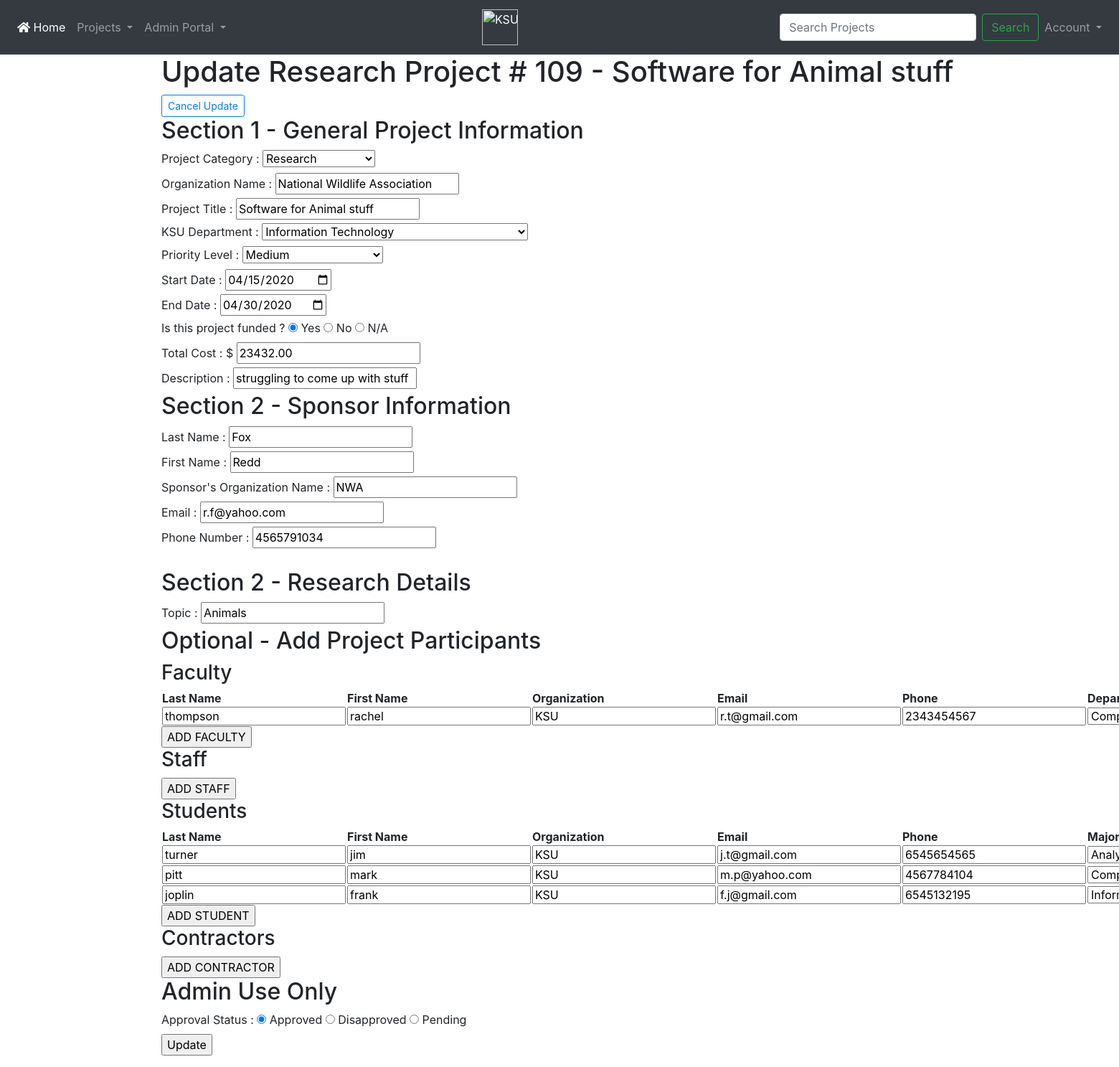
The page /update_project.php?project_id=109 (signed in) on the database its author committed.
### tables this page shows
CREATE TABLE `project` (
  `project_id` bigint(20) UNSIGNED NOT NULL,
  `project_category` varchar(45) NOT NULL,
  `organization_name` varchar(100) NOT NULL,
  `project_title` varchar(100) NOT NULL,
  `ksu_department` varchar(45) NOT NULL,
  `priority_level` varchar(10) NOT NULL,
  `start_date` date NOT NULL,
  `end_date` date NOT NULL,
  `funded` enum('Yes','No','N/A') NOT NULL,
  `total_cost` decimal(10,2) NOT NULL,
  `description` varchar(600) NOT NULL,
  `approval` enum('Approved','Disapproved','Pending') NOT NULL
);

CREATE TABLE `project_participant` (
  `participant_id` bigint(20) UNSIGNED NOT NULL,
  `participant_category` varchar(45) NOT NULL,
  `last_name` varchar(45) NOT NULL,
  `first_name` varchar(45) NOT NULL,
  `participant_org` varchar(100) NOT NULL,
  `email` varchar(320) NOT NULL,
  `phone` varchar(20) NOT NULL,
  `project_id` bigint(20) UNSIGNED NOT NULL
);

CREATE TABLE `faculty_and_staff` (
  `participant_id` bigint(20) UNSIGNED NOT NULL,
  `department` varchar(45) NOT NULL,
  `title` varchar(45) NOT NULL
);

CREATE TABLE `student` (
  `participant_id` bigint(20) UNSIGNED NOT NULL,
  `major` varchar(45) NOT NULL,
  `degree_level` varchar(45) NOT NULL
);

### update_project.php (the view, shortened to what this page needs)
<?php
require 'pmo_functions.php';
if (isset($_GET['project_id'])) {
    $conn = pdo_connect_mysql();
    $stmt = $conn->prepare('SELECT * FROM project
                            WHERE project_id = ?');
    $stmt->execute([$_GET['project_id']]);
    $project = $stmt->fetch(PDO::FETCH_ASSOC);
    $stmt = $conn->prepare('SELECT * FROM project_participant
                            WHERE project_id = ?');
    $stmt->execute([$_GET['project_id']]);
    while($result = $stmt->fetch(PDO::FETCH_ASSOC)) {
      $other_participants[$result['participant_category']][] = $result;
    }
    $sponsor = $other_participants['Sponsor'][0];
    $project = array_merge($project, $sponsor);
    switch ($project['project_category']) {
      case "Research" :
        $stmt = $conn->prepare('SELECT * FROM research_project
                                  WHERE project_id = ?');
        $stmt->execute([$_GET['project_id']]);
        $research = $stmt->fetch(PDO::FETCH_ASSOC);
        $project = array_merge($project,$research);
        break;
    }
} else {
    die ('No ID specified!');
}
?>
<?=template_header('Update Project')?>
<body onload="checkProjectCategory(); addHeader('faculty_table', 'f_row0'); addHeader('staff_table', 'sta_row0'); addHeader('student_table', 'stu_row0'); addHeader('contractor_table', 'c_row0');">
<div class="container">
	<h1>Update <?=$project['project_category']?> Project # <?=$project['project_id']?> - <?=$project['project_title']?></h1>
  <a class="btn btn-outline-primary btn-sm" href="get_project.php" role="button">Cancel Update</a>
    <form action="update_project.php?project_id=<?=$project['project_id']?>" method="post" autocomplete="off">
        <h2>Section 1 - General Project Information</h2>
        <label for="project_category">Project Category :</label>
        <select onchange="checkProjectCategory();" id="project_category" name="project_category" required>
        <option <?php if($project['project_category']=="Research"){echo "selected";}?>>Research</option>
        </select>
        <br />
        <label for="organization_name">Organization Name :</label>
        <input type="text"  name="organization_name" placeholder="ex./ Kennesaw State University" value="<?=$project['organization_name']?> "id="organization_name" required>
        <br />
        <label for="project_title">Project Title :</label>
        <input type="text" name="project_title" placeholder="ex./ PMO Capstone" value="<?=$project['project_title']?>" id="project_title" required>
        <br />
        <label for="ksu_department">KSU Department :</label>
        <select id="ksu_department" name="ksu_department" required>
        <option <?php if($project['ksu_department']=="Information Technology"){echo "selected";}?>>Information Technology</option>
        </select>
        <br />
        <label for="priority_level">Priority Level :</label>
        <select id="priority_level" name="priority_level" required>
        <option <?php if($project['priority_level']=="Medium"){echo "selected";}?>>Medium</option>
        </select>
        <br />
        <label for="start_date">Start Date :</label>
        <input type="date" name="start_date" placeholder="Format: YYYY-MM-DD" value="<?=$project['start_date']?>" id="start_date" required>
        <br />
        <label for="end_date">End Date :</label>
        <input type="date" name="end_date" placeholder="Format: YYYY-MM-DD" value="<?=$project['end_date']?>" id="end_date" required>
        <br />
        <label for="funded">Is this project funded ?</label>
        <input id="yes" type="radio" name="funded" value="Yes" <?php if ($project['funded']=='Yes') echo 'checked="checked"'; ?> /> Yes
        <input id="no" type="radio" name="funded" value="No" <?php if ($project['funded']=='No') echo 'checked="checked"'; ?> /> No
        <input id="n/a" type="radio" name="funded" value="N/A" <?php if ($project['funded']== 'N/A') echo 'checked="checked"'; ?> /> N/A
        <br />
        <label for="total_cost">Total Cost : $</label>
        <input type="text" name="total_cost" placeholder="Format: 0.00" value="<?=$project['total_cost']?>" id="total_cost" required>
        <br />
        <label for="description">Description :</label>
        <input type="text" name="description" maxlength="600" placeholder="Type up to 600 characters." value="<?=$project['description']?>" id="description" required>
        <br />
        <h2>Section 2 - Sponsor Information</h2>
        <label for="last_name">Last Name :</label>
        <input type="text" id="last_name" name="last_name" value="<?=$project['last_name']?>" required>
        <br />
        <label for="first_name">First Name :</label>
        <input type="text" id="first_name" name="first_name" value="<?=$project['first_name']?>" required>
        <br />
        <label for="participant_org">Sponsor's Organization Name :</label>
        <input type="text" id="participant_org" name="participant_org" value="<?=$project['participant_org']?>" required>
        <br />
        <label for="email">Email :</label>
        <input type="email" id="email" name="email" value="<?=$project['email']?>" required>
        <br />
        <label for="phone">Phone Number :</label>
        <input type="text" id="phone" name="phone" value="<?=$project['phone']?>" required>
        <br />
        <br>
        <div id="research_fields" name="research_fields" style="display: none">
        <h2>Section 2 - Research Details</h2>
        <label for="topic">Topic :</label>
        <input type="text" name="topic" class="research_fields" value="<?=$project['topic'] ?? ''?>" id="topic" required disabled>
        <br />
        </div>
        <h2>Optional - Add Project Participants</h2>
        <h3>Faculty</h3>
        <table id="faculty_table" align=center>
          <tr id="f_row0" style="display: none;"><th>Last Name</th><th>First Name</th><th>Organization</th><th>Email</th>
                          <th>Phone</th><th>Department</th><th>Title</th></tr>
          <?php
            $departments = ['Analytics and Data Science','Computer Science','Information Technology',
                            'Software Engineering and Game Development'];
            $i = 1;
            if(isset($other_participants['Faculty'])) {
              foreach($other_participants['Faculty'] as $faculty) {
                $stmt = $conn->prepare('SELECT * FROM faculty_and_staff
                                        WHERE participant_id = ?');
                $stmt->execute([$faculty['participant_id']]);
                $faculty_and_staff = $stmt->fetch(PDO::FETCH_ASSOC);
                $htmlFaculty = '<tr id="f_row'.$i.'"><input type="hidden" name="f_participantid[]" value="'.$faculty['participant_id'].'">
                <td><input type="text" name="f_lname[]" placeholder="Last Name" value="'.$faculty['last_name'].'" required></td>
                <td><input type="text" name="f_fname[]" placeholder="First Name" value="'.$faculty['first_name'].'" required></td>
                <td><input type="text" name="f_org[]" placeholder="Organization" value="'.$faculty['participant_org'].'" required></td>
                <td><input type="email" name="f_email[]" placeholder="Email" value="'.$faculty['email'].'" required></td>
                <td><input type="text" name="f_phone[]" placeholder="Phone"  value="'.$faculty['phone'].'">';
                $htmlFaculty .= '<td><select name="f_dept[]" required>';
                foreach($departments as $department) {
                  if ($department == $faculty_and_staff['department']) {
                      $htmlFaculty .= '<option value="'.$department.'" selected>'.$department.'</option>';
                  } else {
                      $htmlFaculty .= '<option value="'.$department.'">'.$department.'</option>';
                  }
                }
                $htmlFaculty .= '</select></td>';
                $htmlFaculty .= '<td><input type="text" name="f_title[]" placeholder="Title" value="'.$faculty_and_staff['title'].'"></td>
                <td><input type="button" value="DELETE" onclick=delete_row("f_row'.$i.'") /></td></tr>';
                print($htmlFaculty);
                $i++;
              }
            }
          ?>
        </table>
        <input type="button" onclick="add_f_row(); addHeader('faculty_table', 'f_row0')" value="ADD FACULTY">
        <h3>Staff</h3>
        <input type="button" onclick="add_sta_row(); addHeader('staff_table', 'sta_row0')" value="ADD STAFF">
        <h3>Students</h3>
        <table id="student_table" align=center>
          <tr id="stu_row0" style="display: none;"><th>Last Name</th><th>First Name</th><th>Organization</th><th>Email</th>
                          <th>Phone</th><th>Major</th><th>Degree Level</th></tr>
            <?php
              $majors = ['Applied Computer Science','Computer Game Design and Development', 'Computer Science',
              'Information Technology (BAS)','Information Technology (BS)','Software Engineering','Analytics and Data Science'];
              $degreeLevels = ['Bachelor of Science','Master of Science','Doctor of Philosophy'];
              $i = 1;
              if(isset($other_participants['Student'])) {
                foreach($other_participants['Student'] as $student) {
                  $stmt = $conn->prepare('SELECT * FROM student
                                          WHERE participant_id = ?');
                  $stmt->execute([$student['participant_id']]);
                  $major_degree = $stmt->fetch(PDO::FETCH_ASSOC);
                  $htmlStudents = '<tr id="stu_row'.$i.'"><input type="hidden" name="stu_participantid[]" value="'.$student['participant_id'].'">
                  <td><input type="text" name="stu_lname[]" placeholder="Last Name" value="'.$student['last_name'].'" required></td>
                  <td><input type="text" name="stu_fname[]" placeholder="First Name" value="'.$student['first_name'].'" required></td>
                  <td><input type="text" name="stu_org[]" placeholder="Organization" value="'.$student['participant_org'].'" required></td>
                  <td><input type="email" name="stu_email[]" placeholder="Email" value="'.$student['email'].'" required></td>
                  <td><input type="text" name="stu_phone[]" placeholder="Phone" value="'.$student['phone'].'">';
                  $htmlStudents .= '<td><select name="major[]" required>';
                  foreach($majors as $maj) {
                    if ($maj == $major_degree['major']) {
                        $htmlStudents .= '<option value="'.$maj.'" selected>'.$maj.'</option>';
                    } else {
                        $htmlStudents .= '<option value="'.$maj.'">'.$maj.'</option>';
                    }
                  }
                  $htmlStudents.= '</select></td>';
                  $htmlStudents .= '<td><select name="stu_lvl[]" required>';
                  foreach($degreeLevels as $lvl) {
                    if ($lvl == $major_degree['degree_level']) {
                        $htmlStudents .= '<option value="'.$lvl.'" selected>'.$lvl.'</option>';
                    } else {
                        $htmlStudents .= '<option value="'.$lvl.'">'.$lvl.'</option>';
                    }
                  }
                  $htmlStudents.= '</select></td>';
                  $htmlStudents .= '<td><input type="button" value="DELETE" onclick=delete_row("stu_row'.$i.'")></td></tr>';
                  print($htmlStudents);
                  $i++;
                }
              }
            ?>
        </table>
        <input type="button" onclick="add_stu_row(); addHeader('student_table', 'stu_row0')" value="ADD STUDENT">
        <h3>Contractors</h3>
        <input type="button" onclick="add_c_row(); addHeader('contractor_table', 'c_row0')" value="ADD CONTRACTOR">
        <h2>Admin Use Only</h2>
        <label for="approval">Approval Status :</label>
        <input id="approved" type="radio" name="approval" value="Approved" <?php if ($project['approval']=='Approved') echo 'checked="checked"'; ?> /> Approved
        <input id="disapproved" type="radio" name="approval" value="Disapproved" <?php if ($project['approval']=='Disapproved') echo 'checked="checked"'; ?> /> Disapproved
        <input id="pending" type="radio" name="approval" value="Pending" <?php if ($project['approval']=='Pending') echo 'checked="checked"'; ?> /> Pending
        <br />
        <input type="submit" value="Update">
        <br />
    </form>
</div>
</body>

### Style/pmo_style.css (style rules this page uses)
* { box-sizing: border-box; font-family: -apple-system, BlinkMacSystemFont, "segoe ui", roboto, oxygen, ubuntu, cantarell, "fira sans", "droid sans", "helvetica neue", Arial, sans-serif; font-size: 16px; -webkit-font-smoothing: antialiased; -moz-osx-font-smoothing: grayscale; }
body { background-color: #FFFFFF; margin: 0; }
option { color: black; }

### rows shown on the page
project: project_category "Research", project_id "109", project_title "Software for Animal stuff", organization_name "National Wildlife Association", ksu_department "Information Technology", priority_level "Medium", start_date "04/15/2020", end_date "04/30/2020", funded "☑", total_cost "23432.00", description "struggling to come up with stuff", approval "☑"
project_participant: last_name "thompson", first_name "rachel", participant_org "KSU", email "r.t@gmail.com", phone "2343454567", department "Computer Science"
project_participant: last_name "turner", first_name "jim", participant_org "KSU", email "j.t@gmail.com", phone "6545654565", major "Analytics and Data Science"
project_participant: last_name "pitt", first_name "mark", participant_org "KSU", email "m.p@yahoo.com", phone "4567784104", major "Computer Science"
project_participant: last_name "joplin", first_name "frank", participant_org "KSU", email "f.j@gmail.com", phone "6545132195", major "Information Technology (BS)"
